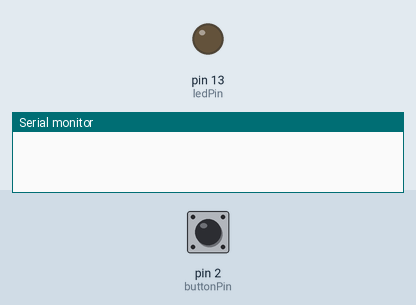
The sketch below on a simulated Arduino Uno, built with avr-gcc and run on an emulated ATmega328P. Parts: output pins drawn as LEDs (lit = HIGH), the last lines printed to the serial monitor. The inputs (shaded band) are chosen by the test bench; at power-on: pin 2 (buttonPin) HIGH.

Above: at 1.2 s.
1.3 s: pin 2 (buttonPin) pulled LOW for 0.15 s
At 1.38 s:
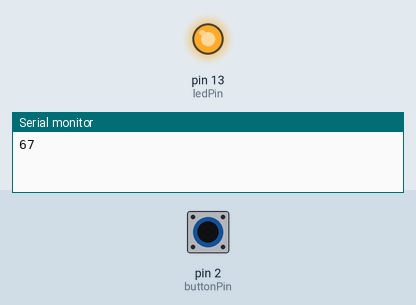
2.9 s: pin 2 (buttonPin) pulled LOW for 3.2 s
At 6.6 s:
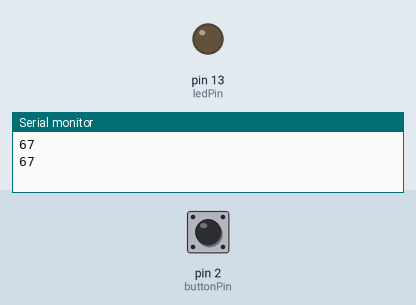
Timing chart, 0 to 8.1 s (numbered marks = the images above; inputs shaded):
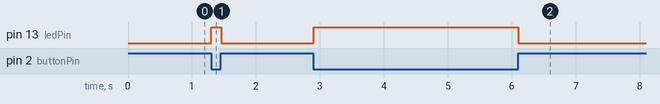

The sketch:

TrentBarber67button.ino
```cpp
const int buttonPin = 2;
const int ledPin = 13;

int buttonState = HIGH;        // current state of button
int lastButtonState = HIGH;    // previous state of button

void setup() {
  pinMode(ledPin, OUTPUT);
  pinMode(buttonPin, INPUT_PULLUP);  // use internal pull-up resistor
  Serial.begin(9600);
}

void loop() {
  // Read current button state
  buttonState = digitalRead(buttonPin);

  // Check if the button was just pressed (HIGH -> LOW)
  if (buttonState == LOW && lastButtonState == HIGH) {
    Serial.println("67");              // Print once on press
  }

  // Control LED: ON when button pressed, OFF when not
  if (buttonState == LOW) {
    digitalWrite(ledPin, HIGH);
  } else {
    digitalWrite(ledPin, LOW);
  }

  // Save the current state for next loop comparison
  lastButtonState = buttonState;

  // Optional small delay to prevent excessive CPU usage
  delay(20);  // 20 ms is still responsive, but smoother
}
```

Measured:
- after the input at 1.3 s, pin 13 (ledPin): LOW → HIGH at once, → LOW 0.16 s later
- after the input at 2.9 s, pin 13 (ledPin): LOW → HIGH at once, → LOW 3.2 s later
